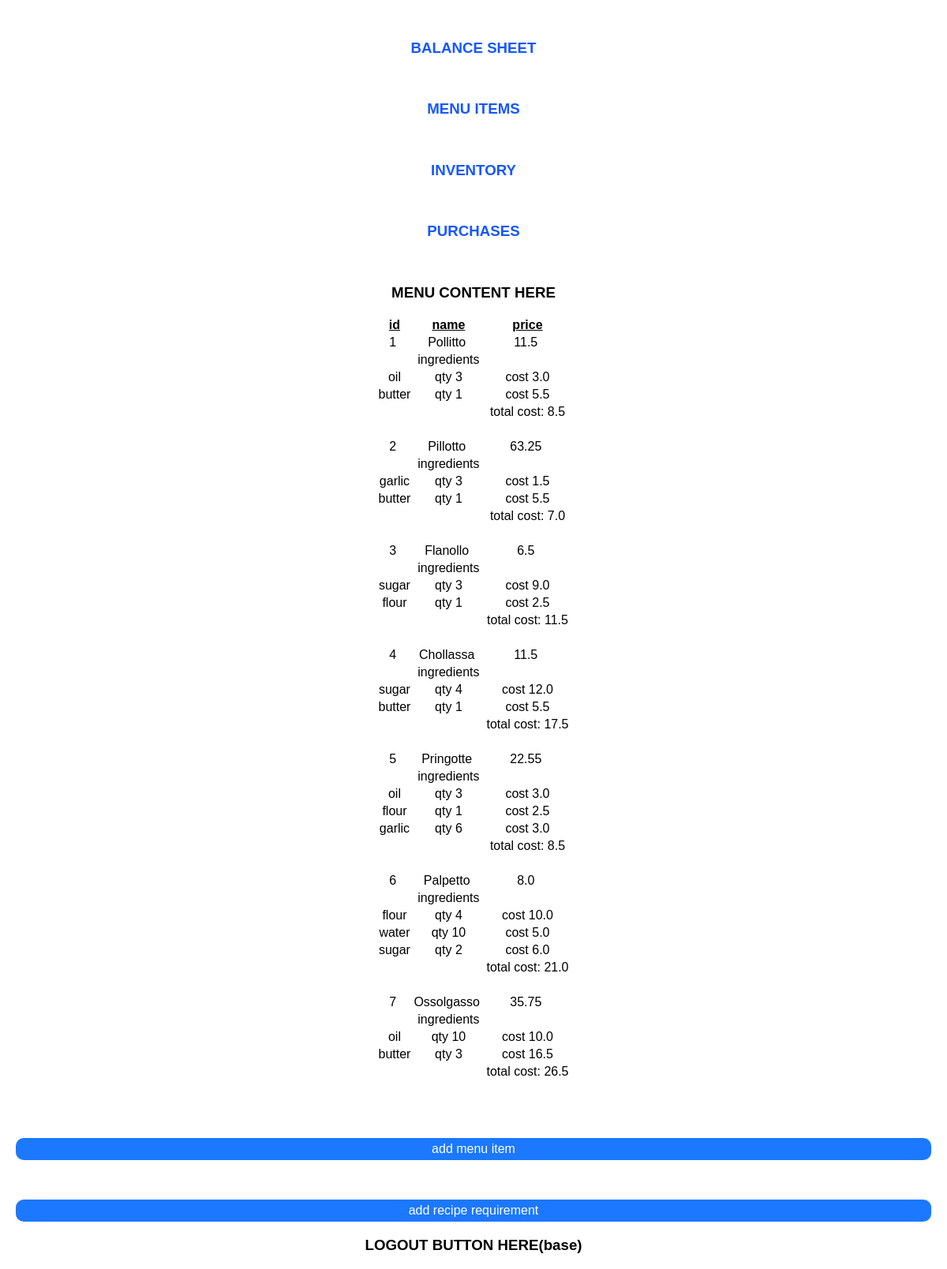
Before: /menu with the older database file.
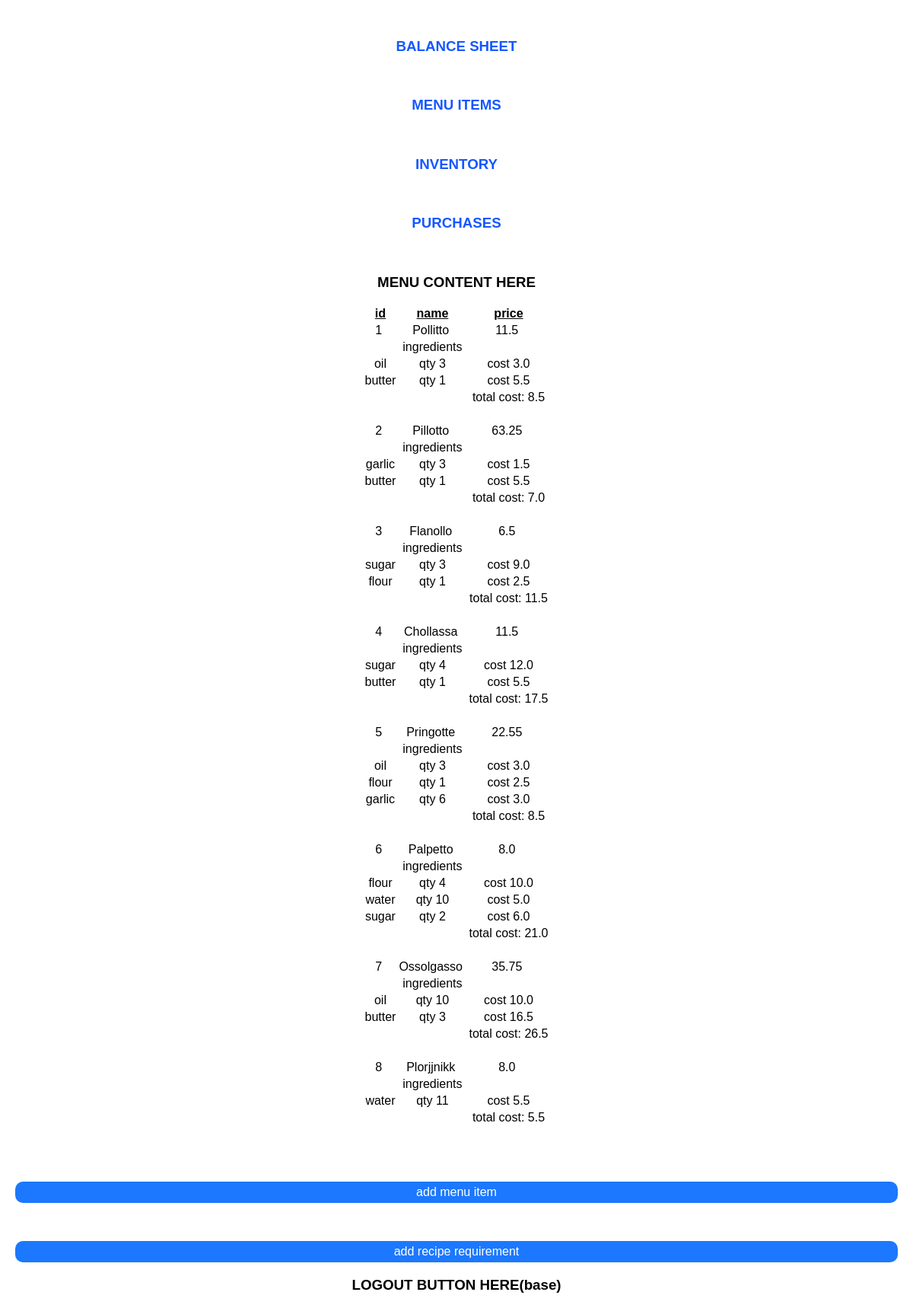
After: the same page with the newer database file.
### inventory/models.py (models this page shows, shortened)
class MenuItem(models.Model):
    title = models.CharField(max_length=20)
    price = models.FloatField(default=11.50)
    def sum_recipe_prices(self):#this totals the ingredient COST of each menu item, not the price.
        theTotalPrice = 0.0
        theListOfIngredients = self.reciperequirement_set.all()
        for ing in theListOfIngredients:
            theTotalPrice += ing.ingredient_cost
        return theTotalPrice

class RecipeRequirement(models.Model):
    menuitem = models.ForeignKey(MenuItem, on_delete=models.CASCADE)
    ingredient = models.ForeignKey(Ingredient, on_delete=models.CASCADE)
    quantity = models.IntegerField(default=1)
    @property#calculate cost of ingredient amount used in recipe
    def ingredient_cost(self):
        return self.ingredient.unitPrice * self.quantity

class Ingredient(models.Model):
    OUNCE = 'oz'
    POUND = 'lb'
    UNIT_CHOICES = [
        (OUNCE,'ounce'),
        (POUND, 'pound')
    ]
    name = models.CharField(max_length=20)
    unit = models.CharField(max_length=2, choices=UNIT_CHOICES, default="oz")
    availableQuantity = models.IntegerField(default=10)
    unitPrice = models.FloatField(default=1.50)

### inventory/views.py (the view)
# urls.py: path('menu', views.Menu.as_view(), name='menu'),
class Menu(ListView):
    model = MenuItem
    template_name = "inventory/menu.html"
    def get_context_data(self):
        context = super().get_context_data()
        context["recreqs"] = RecipeRequirement.objects.all()
        context["menuitems"] = MenuItem.objects.all()
        context["ingredients"] = Ingredient.objects.all()
        return context

### inventory/templates/inventory/menu.html
{% extends './home.html' %}
{% block content %}
{{ block.super }}
<h3>MENU CONTENT HERE</h3>
    <table class="line-table">
        <thead>
  <tr>
    <th>id</th>
    <th>name</th>
    <th>price</th>
  </tr>
</thead>
<tbody>
{% for item in menuitems %}
  <tr>
    <td>{{ item.id }}&nbsp;</td><td>{{ item.title }}&nbsp;</td><td>{{ item.price }}&nbsp;</td>
    <tr>
        <td>&nbsp;</td><td>ingredients</td>
    </tr>
    {% for row in item.reciperequirement_set.all %}
    <tr>
        <td>{{row.ingredient.name}} </td><td>qty {{row.quantity}} </td><td>cost {{ row.ingredient_cost }}</td>
    </tr>
        {% endfor %}
    <tr>
        <td>&nbsp;</td><td>&nbsp;</td><td>total cost: {{ item.sum_recipe_prices }}</td>
    </tr>
    <tr>
        <td>&nbsp;</td>
    </tr>
{% endfor %}
</tbody>
    </table>
    <p>&nbsp;</p>
    <a href="{% url "add_menu_item" %}"
        style="display: inherit; text-align: center; border-radius: 10px; text-decoration: none; color: #FFF; padding: 5px; background-color: #1B78FF;">add menu item</a></td>
<p>&nbsp;</p>
        <a href="{% url "create_recipe" %}"
            style="display: inherit; text-align: center; border-radius: 10px; text-decoration: none; color: #FFF; padding: 5px; background-color: #1B78FF;">add recipe  requirement</a></td>
{% endblock %}

Changed rows visible on the page:
added MenuItem: id "8", title "Plorjjnikk", price "8.0", sum_recipe_prices "5.5"
added RecipeRequirement: ingredient.name "water", quantity "11", ingredient_cost "5.5", shown under "8"
